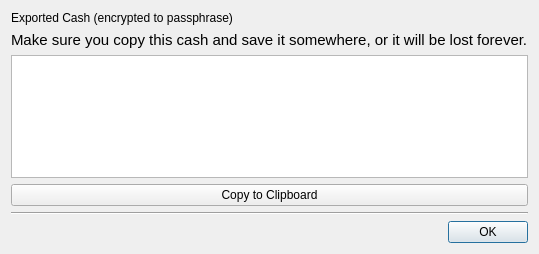
<?xml version="1.0" encoding="UTF-8"?>
<ui version="4.0">
 <class>DlgExportedToPass</class>
 <widget class="QDialog" name="DlgExportedToPass">
  <property name="geometry">
   <rect>
    <x>0</x>
    <y>0</y>
    <width>445</width>
    <height>254</height>
   </rect>
  </property>
  <property name="windowTitle">
   <string>Dialog</string>
  </property>
  <layout class="QVBoxLayout" name="verticalLayout">
   <item>
    <widget class="QLabel" name="label">
     <property name="text">
      <string>Exported Cash (encrypted to passphrase)</string>
     </property>
    </widget>
   </item>
   <item>
    <widget class="QLabel" name="label_3">
     <property name="font">
      <font>
       <pointsize>11</pointsize>
      </font>
     </property>
     <property name="text">
      <string>Make sure you copy this cash and save it somewhere, or it will be lost forever.</string>
     </property>
    </widget>
   </item>
   <item>
    <widget class="QPlainTextEdit" name="plainTextEdit">
     <property name="readOnly">
      <bool>true</bool>
     </property>
    </widget>
   </item>
   <item>
    <widget class="QPushButton" name="pushButton">
     <property name="text">
      <string>Copy to Clipboard</string>
     </property>
    </widget>
   </item>
   <item>
    <widget class="Line" name="line">
     <property name="orientation">
      <enum>Qt::Horizontal</enum>
     </property>
    </widget>
   </item>
   <item>
    <widget class="QDialogButtonBox" name="buttonBox">
     <property name="standardButtons">
      <set>QDialogButtonBox::Ok</set>
     </property>
    </widget>
   </item>
  </layout>
 </widget>
 <resources/>
 <connections/>
</ui>
